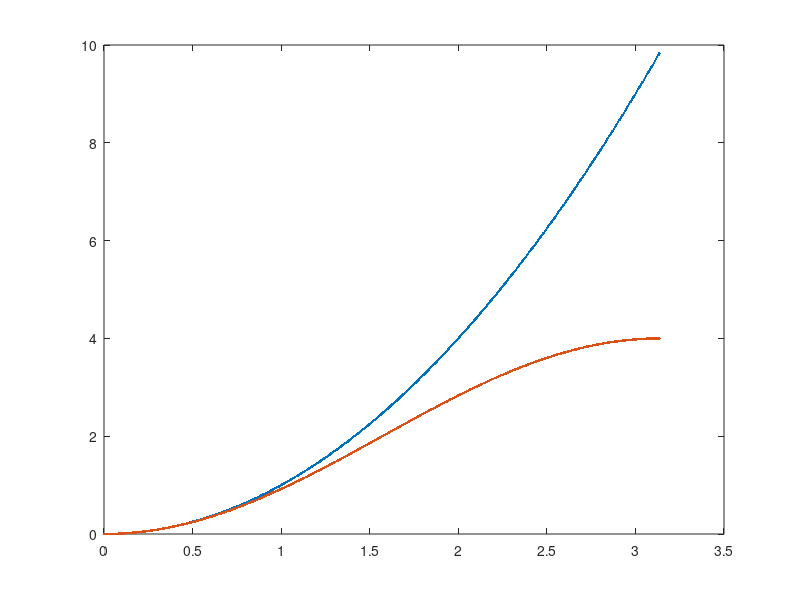

This chart was generated by the following MATLAB code: (Note: this script raises an error after producing the figure.)
N=1e3;
k=2*pi*(-N/2:N/2-1)'/N;
plot(k,k.^2,'.-')
xlim([0 3.5])
hold
kh2=@(k)(2*sin(k/2)).^2;
plot(k,kh2(k),'.-')

[m,cp,kh2]=mymultidiagL(2);
plot(k,double(kh2(k)),'.-')
%taylor(kh2,'order',8)	%per verificare che la prima correz avviene a k^6 come da teoria

[m,cp,kh2]=mymultidiagL(5);
plot(k,double(kh2(k)),'.-')
%taylor(kh2,'order',10)

legend('continuo','p = 1','p = 2','p = 5')